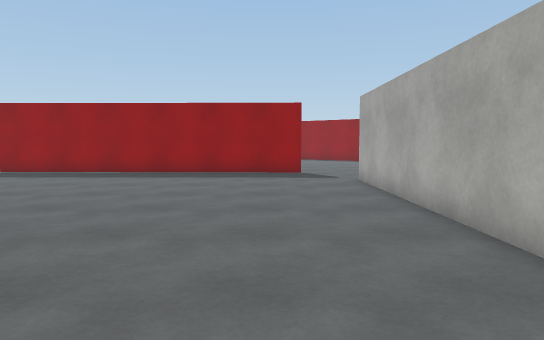
View 1 (above)

23 first-person views from a walk through a scene from a Unity 3-D project. The camera is 1.2 m above the floor, tilts 4° down and sees 70° across. The floor is counted in squares, 1 m on a side. Each view is taken from the middle of a square. On the plan, view 1 faces up. The plan holds only what a view shows up to about 15 squares ahead; the rest is blank. The player is left out. Surface patterns are stand-ins for the level's own textures.

View 2
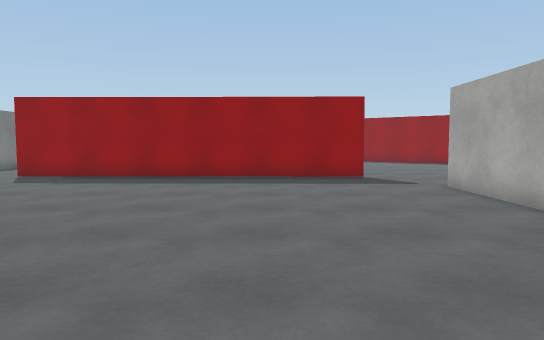

View 3
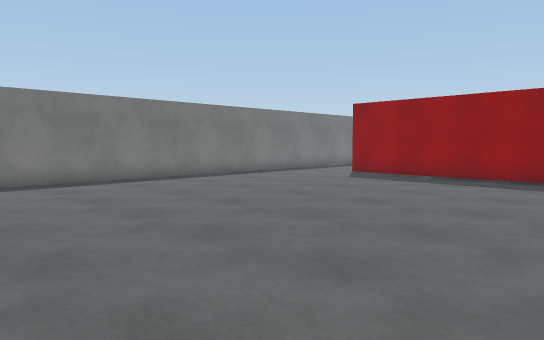

View 4
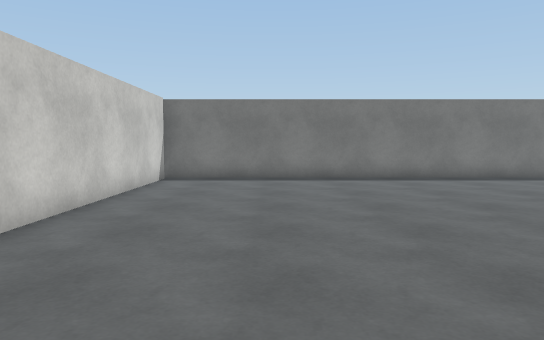

View 5
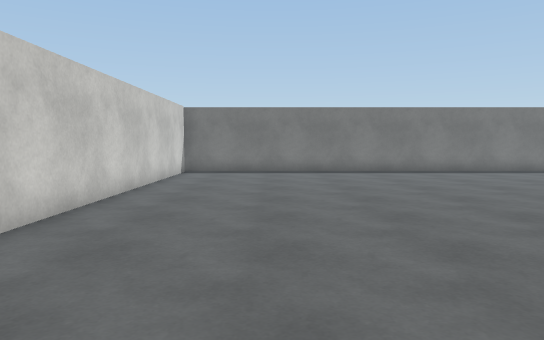

View 6
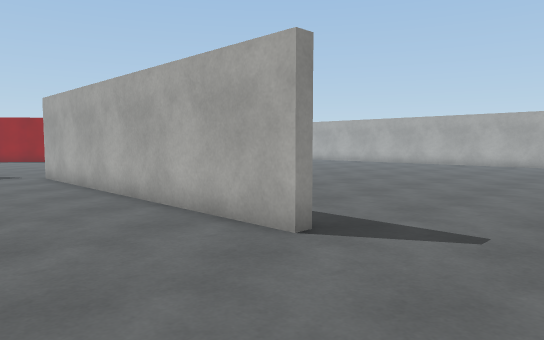

View 7
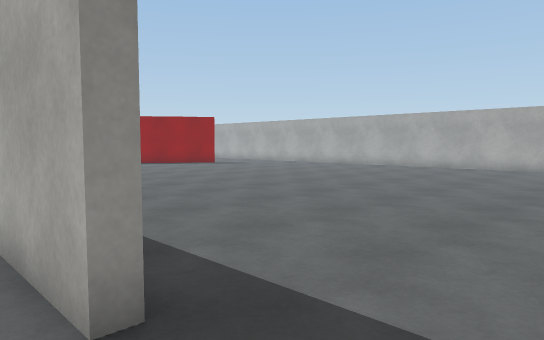

View 8
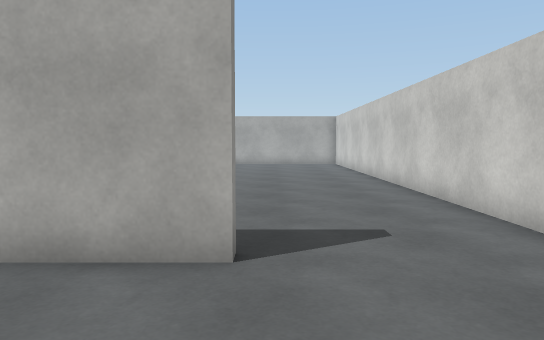

View 9
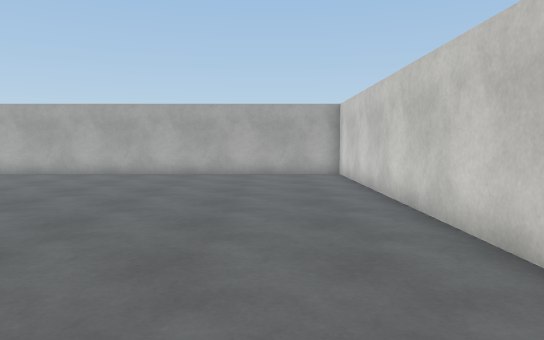

View 10
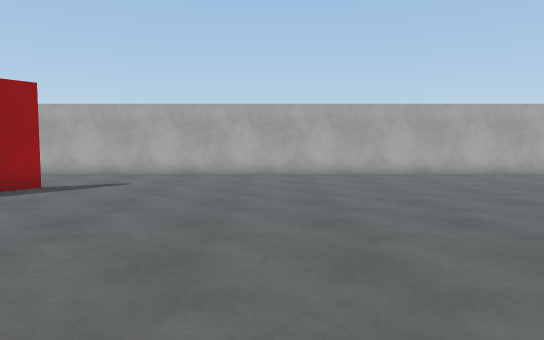

View 11
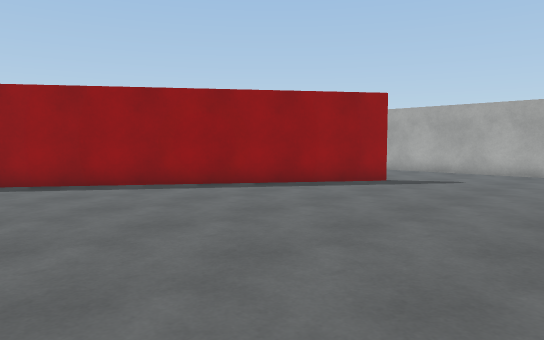

View 12
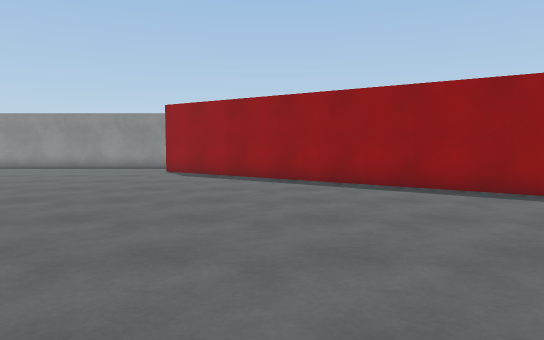

View 13
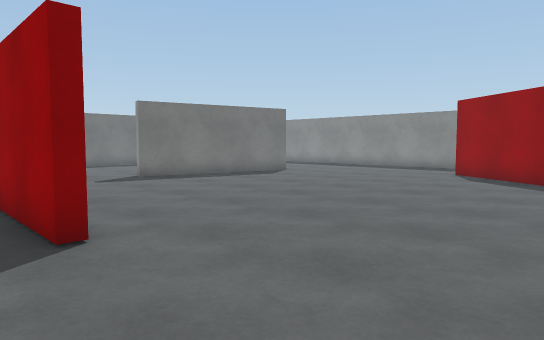

View 14
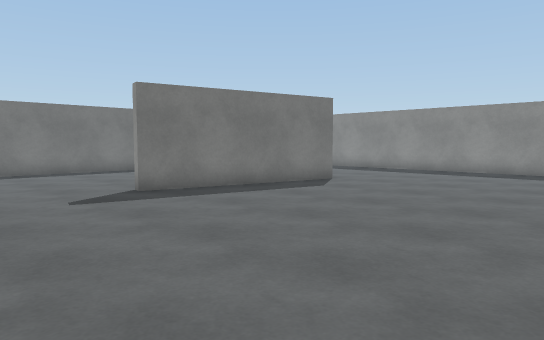

View 15
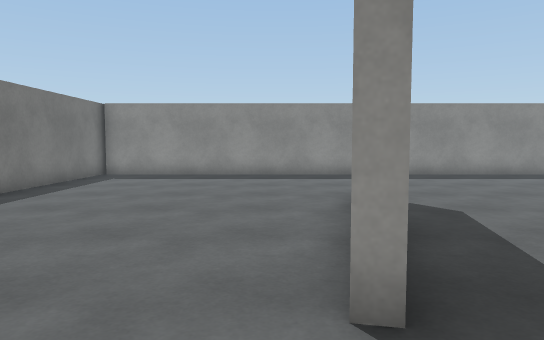

View 16
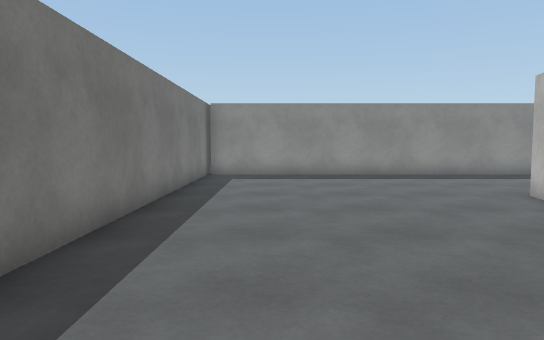

View 17
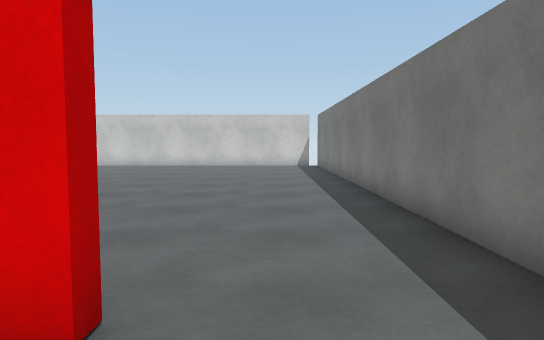

View 18
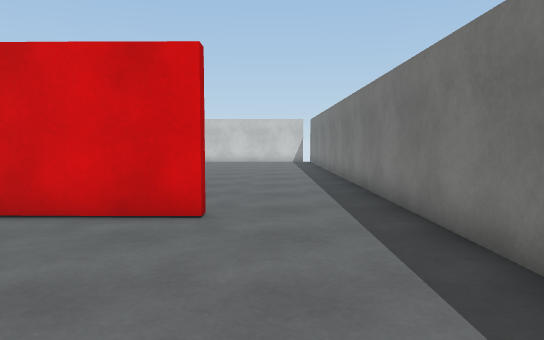

View 19
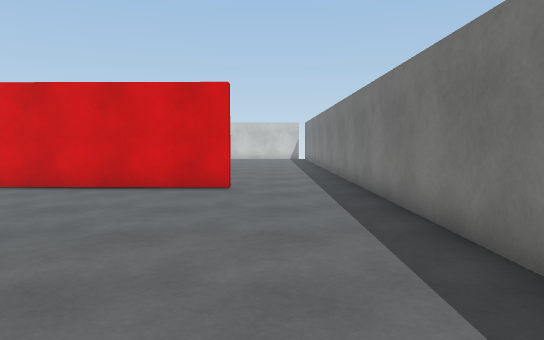

View 20
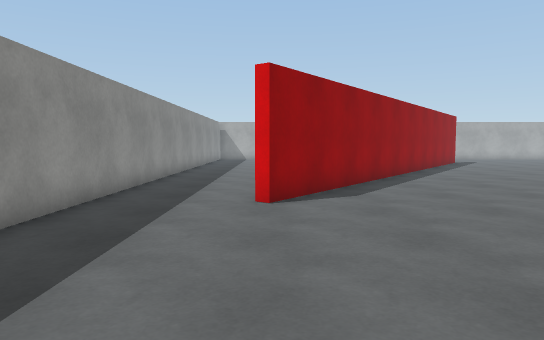

View 21
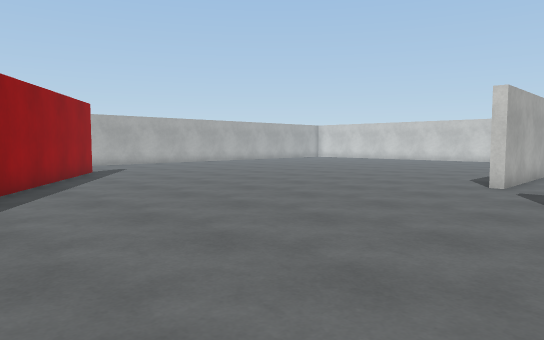

View 22
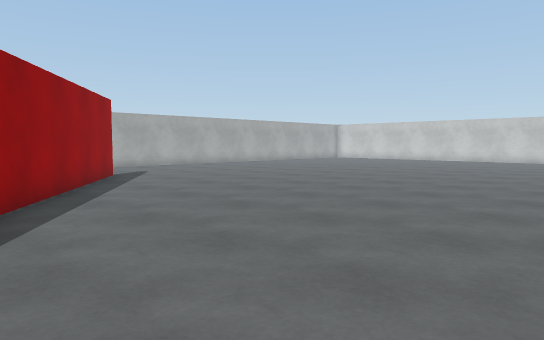

View 23
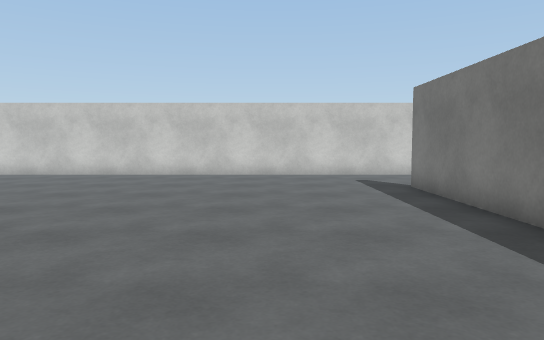

### Floor plan
Points are (right, up) in squares from view 1. A wall is a line through its corners. A room is listed if a view was taken in it or the views show most of it. See-through windows are left out.
Room 1 (views 1, 2, 3, 4, 6, 8)
walls: (2.8, 2.4) (2.8, 12.6); (1.2, 15.4) (-10.9, 15.5) (-10.9, 15.9); (-14, -2.6) (-3, -2.6); (-14.4, 17.6) (-14.4, -2.8)
ways out: opening at (-12.5, 17.5) to room 2; opening at (2, 0) to room 2; opening at (2.5, 13.5) to room 2; gap at (-14, -3)
Room 2 (views 5, 7, 9, 10, 11, 12, 13, 14, 15, 16, 17, 18, 19, 20, 21, 22, 23)
walls: (2.8, 12.6) (3.2, 12.6); (1.2, 15.8) (1.2, 15.4); (3.2, 6.6) (3.2, 1.4) (2.8, 1.4) (2.8, 2.4); (16.2, 18) (0.6, 29); (-6.3, 26.1) (-6.1, 26.8); (-10.9, 15.9) (-4.7, 15.8); (-5.8, 26.8) (-7.1, 20.4); (1.6, -2.6) (20.9, -2.6) (20.9, 21); (0.5, 32.8) (-14.4, 32.8) (-14.4, 17.6)
ways out: opening at (-12.5, 17.5) to room 1; opening at (2, 0) to room 1; opening at (2.5, 13.5) to room 1; opening at (0, 31); opening at (18.5, 19.8)

Where each view was taken, in squares from view 1:
view 1: 0 up, 0 right, facing up
view 2: 2 up, 2 left, facing up
view 3: 2 up, 2 left, facing up-left
view 4: 1 up, 1 left, facing left
view 5: 1 up, 2 right, facing left
view 6: 2 down, 1 left, facing up-right
view 7: 1 down, 2 right, facing up-right
view 8: 1 up, 1 left, facing right
view 9: 0 up, 6 right, facing right
view 10: 12 up, 6 right, facing right
view 11: 12 up, 5 right, facing up-right
view 12: 13 up, 5 right, facing up
view 13: 14 up, 6 right, facing up-left
view 14: 16 up, 2 right, facing up-left
view 15: 18 up, 8 left, facing up
view 16: 18 up, 12 left, facing up
view 17: 18 up, 12 left, facing down
view 18: 22 up, 12 left, facing down
view 19: 26 up, 12 left, facing down
view 20: 29 up, 7 left, facing right
view 21: 24 up, 0 right, facing down-right
view 22: 24 up, 2 right, facing down-right
view 23: 12 up, 7 right, facing down
